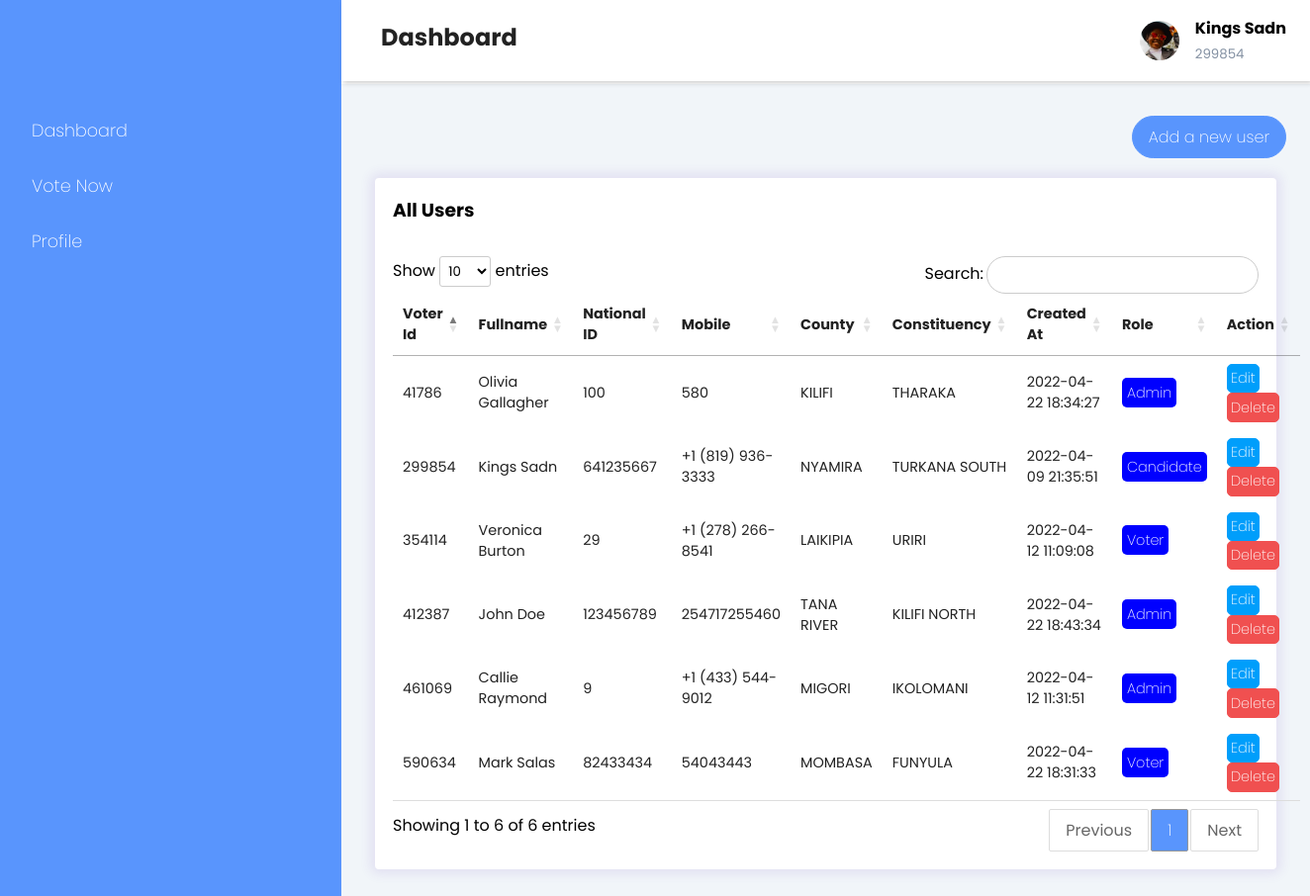
/admin/users.php (signed in), run on the app's committed database.
### tables this page shows
CREATE TABLE `users` (
  `id` int(11) NOT NULL,
  `voter_id` int(11) NOT NULL,
  `fullname` varchar(255) NOT NULL,
  `date_of_birth` varchar(255) DEFAULT NULL,
  `national_id` int(11) NOT NULL,
  `phone_number` varchar(255) NOT NULL,
  `county` varchar(255) NOT NULL,
  `constituency` varchar(255) NOT NULL,
  `ward` varchar(255) NOT NULL,
  `is_admin` tinyint(1) DEFAULT NULL,
  `is_voter` tinyint(1) DEFAULT NULL,
  `is_candidate` tinyint(1) DEFAULT NULL,
  `party` varchar(255) DEFAULT NULL,
  `position` varchar(255) DEFAULT NULL,
  `is_verified` int(11) NOT NULL DEFAULT 0,
  `password` text NOT NULL,
  `created_at` timestamp NOT NULL DEFAULT current_timestamp()
);

### db/helpers.php (called while the page is built, shortened)
<?php include "connection.php";
function fetch_array($result)
{
    return  mysqli_fetch_array($result);
}
function query($sql)
{
    global $connection;
    return mysqli_query($connection, $sql);
}

### functions/functions.php (the view, shortened to what this page needs)
<?php include "../db/helpers.php";
function getAllUser()
{
    $sql = "SELECT * FROM users ORDER BY voter_id ASC";
    $result = query($sql);
    while ($row = fetch_array($result)) {
        $id = $row['id'];
        $fullname = $row['fullname'];
        $voter_id = $row['voter_id'];
        $national_id = $row['national_id'];
        $phone_number = $row['phone_number'];
        $county = $row['county'];
        $constituency = $row['constituency'];
        $created_at = $row['created_at'];
        $role = null;
        $is_admin = $row['is_admin'];
        $is_candidate = $row['is_candidate'];
        if ($is_admin) {
            $role = "Admin";
        } elseif ($is_candidate) {
            $role = "Candidate";
        } else {
            $role = "Voter";
        }
        echo <<<DELIMITER
        <tr>
        <td>$voter_id</td>
        <td>$fullname</td>
        <td>$national_id</td>
        <td>$phone_number</td>
            <td>$county</td>
            <td>$constituency</td>
            <td>$created_at</td>
            <td><span class="badge bg-primary">$role</span></td>
            <td>
                <div class="action">
                    <a href="edit-user.php?edit_user=$id" id="edit"><span class="las la-edit"></span><span>Edit</span></button></a>
                    <a href="users.php?delete_user=$id" id="delete" onclick="return confirm('Are you sure you want to delete this user?')"><span class="las la-trash"></span><span>Delete</span></button></a>
                </div>
            </td>
        </tr>
DELIMITER;
    }
}

### assets/css/index.css (style rules this page uses)
* { margin: 0; padding: 0; box-sizing: border-box; font-family: 'Poppins'; list-style-type: none; text-decoration: none; }
:root { --main-color: #5995fd; --color-dark: #1d2231; --text-grey: #8390a2; }
td { padding: .5rem 1rem; font-size: .9rem; color: #222; }
.bg-primary { background-color: blue; padding: 5px; border-radius: 5px; color: #fff; }
#edit { background-color: #009efb; border: 1px solid #009efb; color: #fff; padding: 0.2rem; border-radius: 5px; display: inline-block; text-align: center; }
#delete { background-color:#f05050; border: 1px solid #f05050; color: #fff; padding: 0.2rem; border-radius: 5px; display: inline-block; text-align: center; }
span { font-weight: 200; }

### data on the page
users: voter "41786", fullname "Olivia Gallagher", national "100", phone_number "580", county "KILIFI", constituency "THARAKA", created_at "2022-04-22 18:34:27", is_admin "Admin"
users: voter "299854", fullname "Kings Sadn", national "641235667", phone_number "+1 (819) 936-3333", county "NYAMIRA", constituency "TURKANA SOUTH", created_at "2022-04-09 21:35:51", role "Candidate"
users: voter "354114", fullname "Veronica Burton", national "29", phone_number "+1 (278) 266-8541", county "LAIKIPIA", constituency "URIRI", created_at "2022-04-12 11:09:08", role "Voter"
users: voter "412387", fullname "John Doe", national "123456789", phone_number "254717255460", county "TANA RIVER", constituency "KILIFI NORTH", created_at "2022-04-22 18:43:34", is_admin "Admin"
users: voter "461069", fullname "Callie Raymond", national "9", phone_number "+1 (433) 544-9012", county "MIGORI", constituency "IKOLOMANI", created_at "2022-04-12 11:31:51", is_admin "Admin"
users: voter "590634", fullname "Mark Salas", national "82433434", phone_number "54043443", county "MOMBASA", constituency "FUNYULA", created_at "2022-04-22 18:31:33", role "Voter"

### other printed values
$_SESSION["name"] "Kings Sadn"
$_SESSION["voter_id"] "299854"
